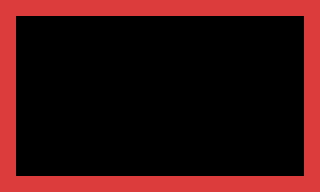

The image is a tile-based game level rendered from a .tmx file. Its description and complete source (layers, tilesets, objects, tile grids) follow:
An orthogonal 20x12 tile map with 16x16 px tiles, 1 tile layer (ground) and 6 objects (spawn, ground_body, platform_a, platform_b, coin_a, ...).

<map version="1.10" tiledversion="1.10.2" orientation="orthogonal" renderorder="right-down" width="20" height="12" tilewidth="16" tileheight="16" infinite="0" nextlayerid="3" nextobjectid="7">
 <tileset firstgid="1" name="classroom" tilewidth="16" tileheight="16" tilecount="4" columns="4">
  <image source="tiles.png" width="64" height="16" />
 </tileset>
 <layer id="1" name="ground" width="20" height="12">
  <data encoding="csv">
1,1,1,1,1,1,1,1,1,1,1,1,1,1,1,1,1,1,1,1,
1,0,0,0,0,0,0,0,0,0,0,0,0,0,0,0,0,0,0,1,
1,0,0,0,0,0,0,0,0,0,0,0,0,0,0,0,0,0,0,1,
1,0,0,0,0,0,0,0,0,0,0,0,0,0,0,0,0,0,0,1,
1,0,0,0,0,0,0,0,0,0,0,0,0,0,0,0,0,0,0,1,
1,0,0,0,0,0,0,0,0,0,0,0,0,0,0,0,0,0,0,1,
1,0,0,0,0,0,0,0,0,0,0,0,0,0,0,0,0,0,0,1,
1,0,0,0,0,0,0,0,0,0,0,0,0,0,0,0,0,0,0,1,
1,0,0,0,0,0,0,0,0,0,0,0,0,0,0,0,0,0,0,1,
1,0,0,0,0,0,0,0,0,0,0,0,0,0,0,0,0,0,0,1,
1,0,0,0,0,0,0,0,0,0,0,0,0,0,0,0,0,0,0,1,
1,1,1,1,1,1,1,1,1,1,1,1,1,1,1,1,1,1,1,1
</data>
 </layer>
 <objectgroup id="2" name="things">
  <object id="1" name="spawn" x="32" y="144" width="16" height="16" />
  <object id="2" name="ground_body" x="0" y="176" width="320" height="48" />
  <object id="3" name="platform_a" x="64" y="96" width="64" height="16" />
  <object id="4" name="platform_b" x="192" y="80" width="64" height="16" />
  <object id="5" name="coin_a" gid="4" x="80" y="80" width="16" height="16" />
  <object id="6" name="coin_b" gid="4" x="208" y="64" width="16" height="16" />
 </objectgroup>
</map>
